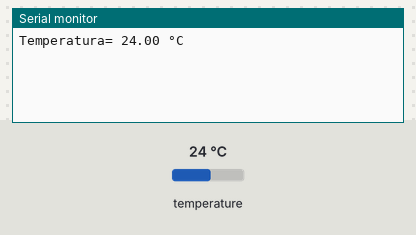
Bench run of a sketch on a simulated Arduino Uno, built with avr-gcc and run on an emulated ATmega328P. Parts: the last lines printed to the serial monitor. The test bench sets the inputs (shaded band); at power-on: temperature 24 °C.

Above: at 2.2 s.
2.3 s: temperature set to 12 °C
At 4.5 s:
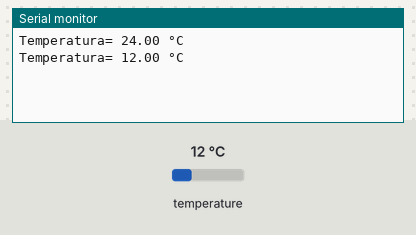
4.8 s: temperature set to 19 °C
At 5.8 s:
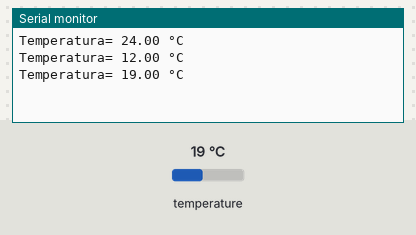
Timing chart, 0 to 7.8 s (numbered marks = the images above; inputs shaded):
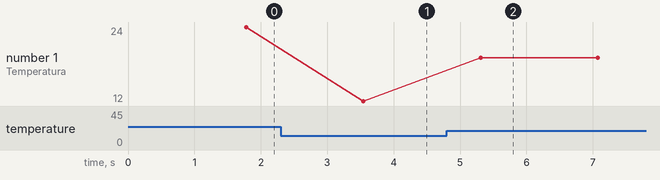

Measured:
- after the input at 2.3 s, the serial monitor: prints a new line after 1.2 s (image 1)
- after the input at 4.8 s, the serial monitor: prints a new line after 0.51 s (image 2)
- plotted number 1: 24 → 12 after the input at 2.3 s, 12 → 19 after the input at 4.8 s

The sketch:

DS18B20.ino
```cpp
#include <OneWire.h>//se incluyen las librerías
#include <DallasTemperature.h>

OneWire ourWire(2);//se establece el pin donde irá el sensor
DallasTemperature sensors(&ourWire); //se heredan las características de la librería a la variable "sensors"

void setup() {
delay(1000);
Serial.begin(9600);
sensors.begin();   //Se inicia el sensor
}

void loop() {
sensors.requestTemperatures();   //Se env?a el comando para leer la temperatura
float temp= sensors.getTempCByIndex(0); //Se obtiene la temperatura en ?C

Serial.print("Temperatura= ");
Serial.print(temp);
Serial.println(" °C");
delay(1000);
}
```
